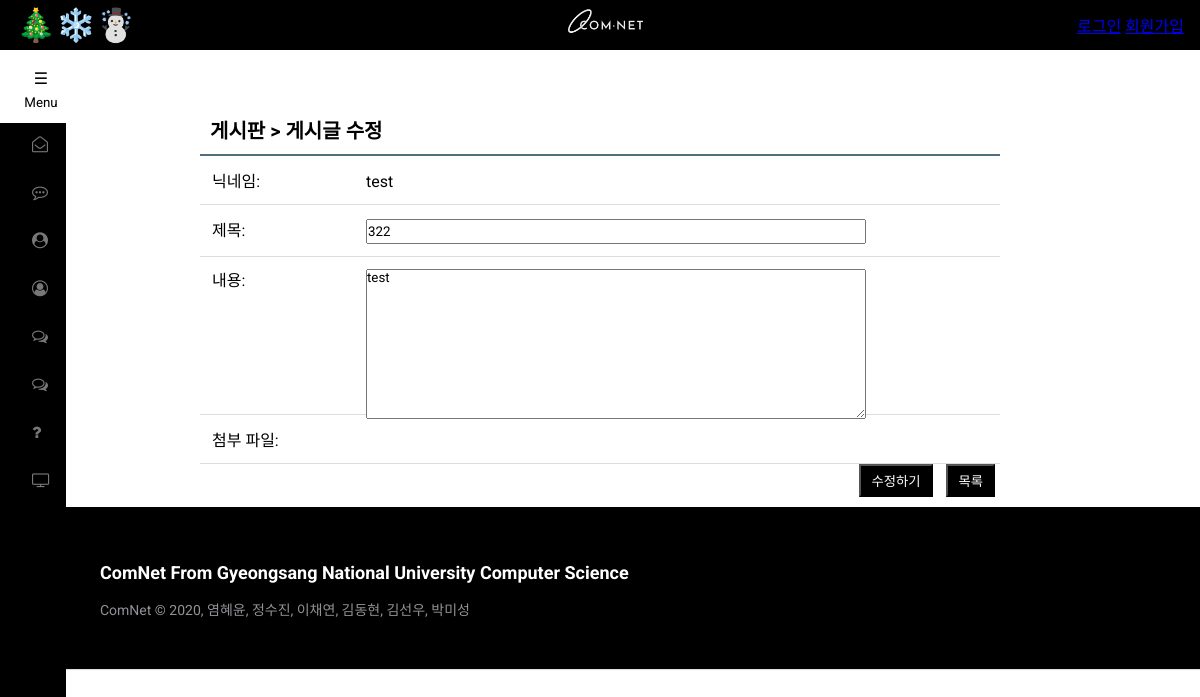
The app's page /작업소스파일들입니다/작업소스파일들입니다/board/board_modify_form.php?idx=48 with its own data.
### tables this page shows
CREATE TABLE `board_table` (
  `idx` int(10) NOT NULL AUTO_INCREMENT COMMENT '게시글 일련번호',
  `board_title` char(200) NOT NULL COMMENT '게시글 제목',
  `username` char(10) NOT NULL COMMENT '닉네임',
  `id` char(15) NOT NULL COMMENT '유저 아이디',
  `create_date` char(20) NOT NULL COMMENT '게시글 작성 날짜',
  `click_count` int(10) NOT NULL COMMENT '게시글 조회수',
  `content` text NOT NULL COMMENT '게시글 내용',
  `file_name` char(100) DEFAULT NULL COMMENT '첨부파일',
  `file_type` char(100) DEFAULT NULL,
  `file_copied` char(100) DEFAULT NULL,
  PRIMARY KEY (`idx`) USING BTREE
);

### 작업소스파일들입니다/작업소스파일들입니다/board/board_modify_form.php (the view, shortened to what this page needs)
<!DOCTYPE html>
<html>
<head>
</head>
<body>
<header>
    <?php include "../header.php"; ?>
</header>
<section>
    <div id="board_box">
        <h3>게시판 > 게시글 수정</h3>
<?php
    $idx = $_GET["idx"];
    $page = $_GET["page"];
    $conn = mysqli_connect("","","","");
    $sql = "SELECT * FROM board_table where idx=$idx";
    $result = mysqli_query($conn, $sql);
    $row = mysqli_fetch_array($result);
    $username = $row["username"];
    $board_title = $row["board_title"];
    $content = $row["content"];
?>
        <form name="board_form" method="POST" action="board_modify.php?idx=<?php echo $idx?>&page=<?php echo $page?>" enctype="multipart/form-data">
            <ul id="board_form">
                <li>
                    <span class="col1">닉네임: </span>
                    <span class="col2"><?php echo $username?></span>
                </li>
                <li>
                    <span class="col1">제목: </span>
                    <span class="col2"><input name="board_title" type="text" value="<?php echo $board_title?>"></span>
                </li>
                <li id="text_area">
                    <span class="col1">내용: </span>
                    <span class="col2">
                        <textarea name="content"><?php echo $content?></textarea>
                    </span>
                </li>
                <li>
                    <span class="col1">첨부 파일: </span>
                </li>
            </ul>
            <ul class="buttons">
                <li><button type="button" onclick="check_input()">수정하기</button></li>
                <li><button type="button" onclick="location.href='board_form.php'">목록</button></li>
            </ul>
        </form>
    </div>
</section>
<footer>
    <?php include "../footer.php"; ?>
</footer>
</body>
</html>

### 작업소스파일들입니다/작업소스파일들입니다/css/message.css (style rules this page uses)
li { list-style: none }

### 작업소스파일들입니다/작업소스파일들입니다/css/bar.css (style rules this page uses)
header { position: fixed; top: 0; left: 0; right: 0; height: 50px; padding: 1rem; color: white; background: black; font-weight: white; display: flex; justify-content: space-between; align-items: center; }
body { padding-top: 75px; }
* { box-sizing: border-box; }

### 작업소스파일들입니다/작업소스파일들입니다/css/footer.css (style rules this page uses)
* { font-family: Roboto; }

### 작업소스파일들입니다/작업소스파일들입니다/board/board_modify_form.php (style rules this page uses)
* { padding: 0; margin: 0; }
ul { list-style-type: none; }
#board_box { position: relative; width: 800px; margin: 0 auto 10px auto; }
#board_box h3 { margin-top: 30px; padding: 10px; border-bottom: solid 2px #516e7f; font-size: 20px; }
#board_form span { display: inline-block; }
#board_form .col1 { width: 150px; }
#board_form li { padding: 12px; border-bottom: solid 1px #dddddd; }
#board_form input { width: 500px; height: 25px; }
#board_form textarea { width: 500px; height: 150px; }
#board_form #text_area { position: relative; height: 158px; }
#board_form #text_area .col1 { position: absolute; top: 10px; }
#board_form #text_area .col2 { position: absolute; left: 166px; }
#board_box .buttons { text-align: right; }
#board_box .buttons li { display: inline; margin: 5px; }
#board_box .buttons li button { padding: 5px 10px; cursor: pointer; background-color: #000; color: #fff; }

### records on screen
board_table: username "test", board_title "322", content "test"
